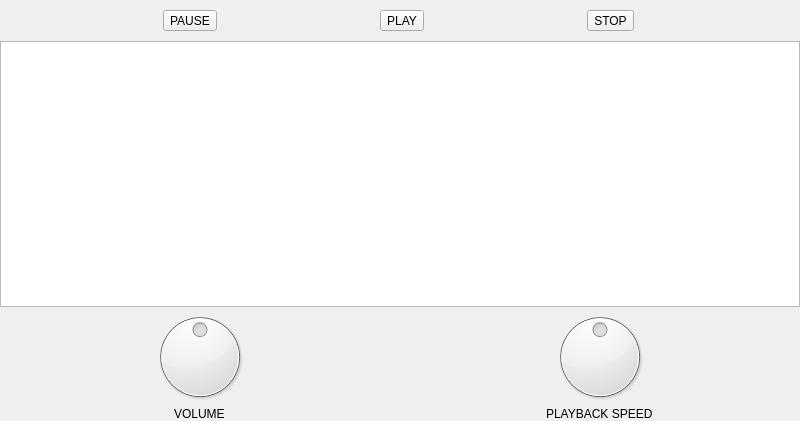
<?xml version="1.0" encoding="UTF-8"?>
<ui version="4.0">
 <class>Form</class>
 <widget class="QWidget" name="Form">
  <property name="geometry">
   <rect>
    <x>0</x>
    <y>0</y>
    <width>800</width>
    <height>421</height>
   </rect>
  </property>
  <property name="minimumSize">
   <size>
    <width>800</width>
    <height>400</height>
   </size>
  </property>
  <property name="windowTitle">
   <string>Form</string>
  </property>
  <layout class="QGridLayout" name="gridLayout">
   <property name="leftMargin">
    <number>0</number>
   </property>
   <property name="topMargin">
    <number>0</number>
   </property>
   <property name="rightMargin">
    <number>0</number>
   </property>
   <property name="bottomMargin">
    <number>0</number>
   </property>
   <item row="0" column="0">
    <layout class="QVBoxLayout" name="verticalLayout">
     <property name="spacing">
      <number>0</number>
     </property>
     <item>
      <layout class="QHBoxLayout" name="horizontalLayout_3">
       <property name="spacing">
        <number>0</number>
       </property>
       <property name="topMargin">
        <number>10</number>
       </property>
       <property name="bottomMargin">
        <number>10</number>
       </property>
       <item>
        <widget class="QToolButton" name="pauseBtn">
         <property name="text">
          <string>PAUSE</string>
         </property>
        </widget>
       </item>
       <item>
        <widget class="QToolButton" name="playBtn">
         <property name="text">
          <string>PLAY</string>
         </property>
        </widget>
       </item>
       <item>
        <widget class="QToolButton" name="stopBtn">
         <property name="text">
          <string>STOP</string>
         </property>
        </widget>
       </item>
      </layout>
     </item>
     <item>
      <widget class="PlotWidget" name="waveOutput"/>
     </item>
     <item>
      <layout class="QHBoxLayout" name="horizontalLayout">
       <property name="spacing">
        <number>0</number>
       </property>
       <item>
        <layout class="QVBoxLayout" name="verticalLayout_2">
         <item>
          <widget class="QDial" name="volumeChanger">
           <property name="toolTip">
            <string/>
           </property>
           <property name="maximum">
            <number>100</number>
           </property>
           <property name="sliderPosition">
            <number>50</number>
           </property>
          </widget>
         </item>
         <item alignment="Qt::AlignHCenter">
          <widget class="QLabel" name="label">
           <property name="text">
            <string>VOLUME</string>
           </property>
          </widget>
         </item>
        </layout>
       </item>
       <item>
        <layout class="QVBoxLayout" name="verticalLayout_4">
         <item>
          <widget class="QDial" name="speedChanger">
           <property name="maximum">
            <number>100</number>
           </property>
           <property name="sliderPosition">
            <number>50</number>
           </property>
          </widget>
         </item>
         <item alignment="Qt::AlignHCenter">
          <widget class="QLabel" name="label_3">
           <property name="text">
            <string>PLAYBACK SPEED</string>
           </property>
          </widget>
         </item>
        </layout>
       </item>
      </layout>
     </item>
    </layout>
   </item>
  </layout>
 </widget>
 <customwidgets>
  <customwidget>
   <class>PlotWidget</class>
   <extends>QGraphicsView</extends>
   <header>pyqtgraph</header>
  </customwidget>
 </customwidgets>
 <resources/>
 <connections/>
</ui>
